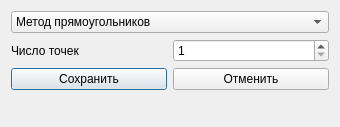
<?xml version="1.0" encoding="UTF-8"?>
<ui version="4.0">
 <class>CalcParam</class>
 <widget class="QDialog" name="CalcParam">
  <property name="geometry">
   <rect>
    <x>0</x>
    <y>0</y>
    <width>340</width>
    <height>127</height>
   </rect>
  </property>
  <property name="windowTitle">
   <string>Dialog</string>
  </property>
  <layout class="QGridLayout" name="gridLayout">
   <item row="0" column="0">
    <widget class="QComboBox" name="comboBox">
     <item>
      <property name="text">
       <string>Метод прямоугольников</string>
      </property>
     </item>
     <item>
      <property name="text">
       <string>Метод трапеций</string>
      </property>
     </item>
     <item>
      <property name="text">
       <string>Метод Симпсона</string>
      </property>
     </item>
     <item>
      <property name="text">
       <string>Метод Монте-Карло</string>
      </property>
     </item>
    </widget>
   </item>
   <item row="1" column="0">
    <layout class="QHBoxLayout" name="horizontalLayout">
     <item>
      <widget class="QLabel" name="label">
       <property name="text">
        <string>Число точек</string>
       </property>
      </widget>
     </item>
     <item>
      <widget class="QSpinBox" name="spinBox">
       <property name="minimum">
        <number>1</number>
       </property>
       <property name="maximum">
        <number>10000000</number>
       </property>
      </widget>
     </item>
    </layout>
   </item>
   <item row="2" column="0">
    <layout class="QHBoxLayout" name="horizontalLayout_2">
     <item>
      <widget class="QPushButton" name="pushButtonSave">
       <property name="text">
        <string>Сохранить</string>
       </property>
      </widget>
     </item>
     <item>
      <widget class="QPushButton" name="pushButtonCancel">
       <property name="text">
        <string>Отменить</string>
       </property>
      </widget>
     </item>
    </layout>
   </item>
   <item row="3" column="0">
    <spacer name="verticalSpacer">
     <property name="orientation">
      <enum>Qt::Vertical</enum>
     </property>
     <property name="sizeHint" stdset="0">
      <size>
       <width>20</width>
       <height>40</height>
      </size>
     </property>
    </spacer>
   </item>
  </layout>
 </widget>
 <resources/>
 <connections/>
</ui>
